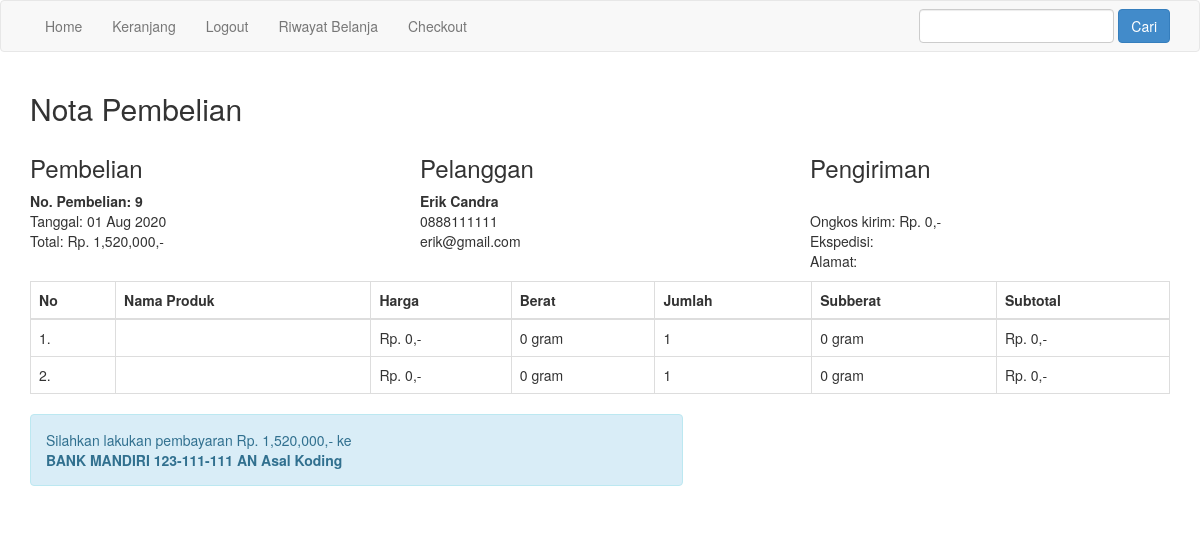
The app's page /nota.php?id=9 (signed in) with its own data.
### tables this page shows
CREATE TABLE `pembelian` (
  `id_pembelian` int(11) NOT NULL,
  `id_pelanggan` int(11) NOT NULL,
  `tanggal_pembelian` date NOT NULL,
  `total_pembelian` int(11) NOT NULL,
  `alamat_pengiriman` text NOT NULL,
  `status_pembelian` varchar(100) NOT NULL DEFAULT 'pending',
  `resi_pengiriman` varchar(50) NOT NULL,
  `totalberat` int(11) NOT NULL,
  `provinsi` varchar(255) NOT NULL,
  `distrik` varchar(255) NOT NULL,
  `tipe` varchar(255) NOT NULL,
  `kodepos` varchar(255) NOT NULL,
  `ekspedisi` varchar(255) NOT NULL,
  `paket` varchar(255) NOT NULL,
  `ongkir` int(11) NOT NULL,
  `estimasi` varchar(255) NOT NULL
);

CREATE TABLE `pelanggan` (
  `id_pelanggan` int(11) NOT NULL,
  `email_pelanggan` varchar(100) NOT NULL,
  `password_pelanggan` varchar(50) NOT NULL,
  `nama_pelanggan` varchar(100) NOT NULL,
  `telepon_pelanggan` varchar(100) NOT NULL,
  `alamat_pelanggan` text NOT NULL
);

CREATE TABLE `pembelian_produk` (
  `id_pembelian_produk` int(11) NOT NULL,
  `id_pembelian` int(11) NOT NULL,
  `id_produk` int(11) NOT NULL,
  `jumlah` int(11) NOT NULL,
  `nama` varchar(100) NOT NULL,
  `harga` int(11) NOT NULL,
  `berat` int(11) NOT NULL,
  `subberat` int(11) NOT NULL,
  `subharga` int(11) NOT NULL
);

### nota.php (the view, shortened to what this page needs)
<?php
include 'koneksi.php';
$ambil = $koneksi->query("SELECT * FROM pembelian JOIN pelanggan ON pembelian.id_pelanggan = pelanggan.id_pelanggan WHERE pembelian.id_pembelian = '$_GET[id]'");
$detail = $ambil->fetch_assoc();
?>
<!DOCTYPE html>
<html lang="en">
<head>
  <link rel="stylesheet" href="admin/assets/css/bootstrap.css">
</head>
<body>
<?php include 'templates/navbar.php'; ?>
<section class="content">
  <div class="container">
    <h2>Nota Pembelian</h2>
    <div class="row" style="margin-bottom: 10px;">
      <div class="col-md-4">
        <h3>Pembelian</h3>
        <strong>No. Pembelian: <?= $detail['id_pembelian']; ?></strong><br>
        Tanggal: <?= date("d M Y", strtotime($detail['tanggal_pembelian'])); ?><br>
        Total: Rp. <?= number_format($detail['total_pembelian']); ?>,-
      </div>
      <div class="col-md-4">
        <h3>Pelanggan</h3>
        <strong><?= $detail["nama_pelanggan"]; ?></strong><br>
        <p>
          <?= $detail["telepon_pelanggan"]; ?><br>
          <?= $detail["email_pelanggan"]; ?>
        </p>
      </div>
      <div class="col-md-4">
        <h3>Pengiriman</h3>
        <strong><?= $detail['tipe']; ?> <?= $detail['distrik']; ?> <?= $detail['provinsi']; ?></strong><br>
        Ongkos kirim: Rp. <?= number_format($detail['ongkir']); ?>,-<br>
        Ekspedisi: <?= $detail['ekspedisi']; ?> <?= $detail['paket']; ?> <?= $detail['estimasi']; ?><br>
        Alamat: <?= $detail['alamat_pengiriman']; ?>
      </div>
    </div>
    <table class="table table-bordered">
      <thead>
        <tr>
          <th>No</th>
          <th>Nama Produk</th>
          <th>Harga</th>
          <th>Berat</th>
          <th>Jumlah</th>
          <th>Subberat</th>
          <th>Subtotal</th>
        </tr>
      </thead>
      <tbody>
        <?php $no=1; ?>
        <?php $ambil = $koneksi->query("SELECT * FROM pembelian_produk WHERE id_pembelian = '$_GET[id]'"); ?>
        <?php while($pecah = $ambil->fetch_assoc()): ?>
        <tr>
          <td><?= $no; ?>.</td>
          <td><?= $pecah["nama"]; ?></td>
          <td>Rp. <?= number_format($pecah["harga"]); ?>,-</td>
          <td><?= $pecah["berat"]; ?> gram</td>
          <td><?= $pecah["jumlah"]; ?></td>
          <td><?= $pecah["subberat"]; ?> gram</td>
          <td>Rp. <?= number_format($pecah["subharga"]); ?>,-</td>
        </tr>
        <?php $no++; ?>
        <?php endwhile; ?>
      </tbody>
    </table>
    <div class="row">
      <div class="col-md-7">
        <div class="alert alert-info">
          <p>
            Silahkan lakukan pembayaran Rp. <?= number_format($detail['total_pembelian']); ?>,- ke <br>
            <strong>BANK MANDIRI 123-111-111 AN Asal Koding</strong>
          </p>
        </div>
      </div>
    </div>
  </div>
</section>
</body>
</html>

### records on screen
pembelian: id_pembelian "9", tanggal_pembelian "01 Aug 2020", total_pembelian "1,520,000", id_pelanggan.nama_pelanggan "Erik Candra", id_pelanggan.telepon_pelanggan "0888111111", id_pelanggan.email_pelanggan "erik@gmail.com", ongkir "0"
pembelian_produk: harga "0", berat "0", jumlah "1", subberat "0", subharga "0"
pembelian_produk: harga "0", berat "0", jumlah "1", subberat "0", subharga "0"
